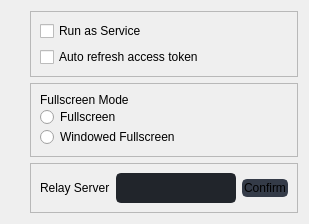
               <widget class="QWidget" name="pageSettings">
                <layout class="QVBoxLayout" name="verticalLayout_10">
                 <property name="leftMargin">
                  <number>30</number>
                 </property>
                 <item>
                  <widget class="QFrame" name="setRow1">
                   <property name="frameShape">
                    <enum>QFrame::StyledPanel</enum>
                   </property>
                   <property name="frameShadow">
                    <enum>QFrame::Raised</enum>
                   </property>
                   <layout class="QVBoxLayout" name="verticalLayout_11">
                    <item>
                     <widget class="QCheckBox" name="checkboxService">
                      <property name="text">
                       <string>Run as Service</string>
                      </property>
                     </widget>
                    </item>
                    <item>
                     <widget class="QCheckBox" name="checkboxRefreshPassword">
                      <property name="text">
                       <string>Auto refresh access token</string>
                      </property>
                     </widget>
                    </item>
                   </layout>
                  </widget>
                 </item>
                 <item>
                  <widget class="QFrame" name="setRow2">
                   <property name="frameShape">
                    <enum>QFrame::StyledPanel</enum>
                   </property>
                   <property name="frameShadow">
                    <enum>QFrame::Raised</enum>
                   </property>
                   <layout class="QVBoxLayout" name="verticalLayout_12" stretch="0,0,0">
                    <property name="spacing">
                     <number>0</number>
                    </property>
                    <property name="sizeConstraint">
                     <enum>QLayout::SetDefaultConstraint</enum>
                    </property>
                    <item>
                     <widget class="QLabel" name="labelFullscreen">
                      <property name="maximumSize">
                       <size>
                        <width>16777215</width>
                        <height>40</height>
                       </size>
                      </property>
                      <property name="text">
                       <string>Fullscreen Mode</string>
                      </property>
                     </widget>
                    </item>
                    <item>
                     <widget class="QRadioButton" name="radioRealFullscreen">
                      <property name="text">
                       <string>Fullscreen</string>
                      </property>
                     </widget>
                    </item>
                    <item>
                     <widget class="QRadioButton" name="radioWindowedFullscreen">
                      <property name="text">
                       <string>Windowed Fullscreen</string>
                      </property>
                     </widget>
                    </item>
                   </layout>
                  </widget>
                 </item>
                 <item>
                  <widget class="QFrame" name="setRow3">
                   <property name="frameShape">
                    <enum>QFrame::StyledPanel</enum>
                   </property>
                   <property name="frameShadow">
                    <enum>QFrame::Raised</enum>
                   </property>
                   <layout class="QHBoxLayout" name="horizontalLayout_6">
                    <item>
                     <widget class="QLabel" name="labelRelay">
                      <property name="text">
                       <string>Relay Server</string>
                      </property>
                     </widget>
                    </item>
                    <item>
                     <widget class="QLineEdit" name="leditRelay">
                      <property name="minimumSize">
                       <size>
                        <width>0</width>
                        <height>30</height>
                       </size>
                      </property>
                      <property name="styleSheet">
                       <string notr="true">
#leditRelay {
	background-color: rgb(33, 37, 43);
	border-radius: 5px;
	border: 2px solid rgb(33, 37, 43);
	padding-left: 10px;
	selection-color: rgb(255, 255, 255);
	selection-background-color: rgb(255, 121, 198);
}
#leditRelay:hover {
	border: 2px solid rgb(64, 71, 88);
}
#leditRelay:focus {
	border: 2px solid rgb(91, 101, 124);
}
</string>
                      </property>
                     </widget>
                    </item>
                    <item>
                     <widget class="QPushButton" name="btnRelay">
                      <property name="styleSheet">
                       <string notr="true">
#btnRelay {
	border: 2px solid rgb(52, 59, 72);
	border-radius: 5px;	
	background-color: rgb(52, 59, 72);
}
#btnRelay:hover {
	background-color: rgb(57, 65, 80);
	border: 2px solid rgb(61, 70, 86);
}
#btnRelay:pressed {	
	background-color: rgb(35, 40, 49);
	border: 2px solid rgb(43, 50, 61);
}</string>
                      </property>
                      <property name="text">
                       <string>Confirm</string>
                      </property>
                     </widget>
                    </item>
                   </layout>
                  </widget>
                 </item>
                </layout>
               </widget>
